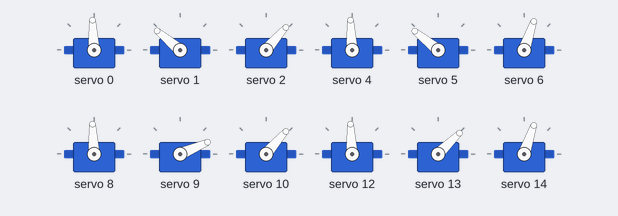
Bench run of a sketch on a simulated Arduino Uno, built with avr-gcc and run on an emulated ATmega328P. On the bench: 12 × servo.

Above: at 8.05 s.
At 8.65 s:
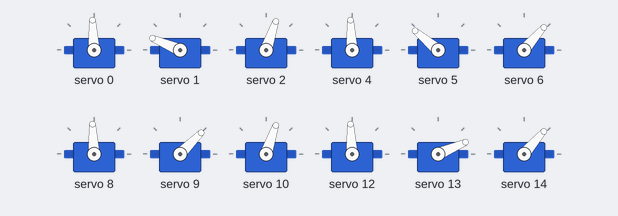
At 9.25 s:
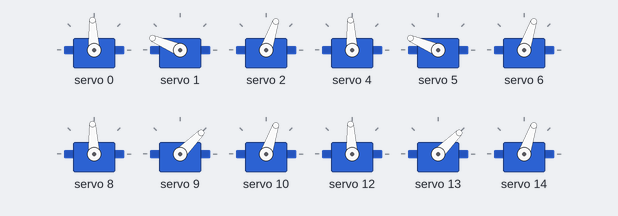
Timing chart, 0 to 11.0 s (numbered marks = the images above):
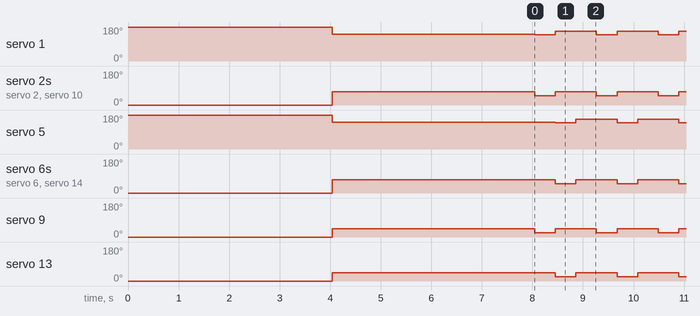

Measured:
- by itself, servo 1: repeats every 1.2 s: 140° 0.41 s, 157° 0.81 s
- by itself, servo 2, servo 10: repeats every 1.2 s: 49° 0.41 s, 71° 0.81 s
- by itself, servo 5: repeats every 1.2 s: 140° 0.40 s, 157° 0.82 s
- by itself, servo 6, servo 14: repeats every 1.2 s: 49° 0.40 s, 71° 0.82 s
- by itself, servo 9: repeats every 1.2 s: 23° 0.41 s, 45° 0.81 s
- by itself, servo 13: repeats every 1.2 s: 23° 0.40 s, 45° 0.82 s

The sketch:

S.P.A.R.K_Moving_Right.ino
```cpp
/* S.P.A.R.K_Moving_Right
   Project: S.P.A.R.K
   Start date: 13 June 2023
   Last edited: 13 June 2023
   Info:

    S.P.A.R.K turning right
     Made by Nathan-Busse
*/

// Calling Libraries

#include <Adafruit_PWMServoDriver.h>
#include <Wire.h>

// Declaring pins

// Pin declarations
#define Coxae_A 0
#define Femur_A 1
#define Tibia_A 2

#define Coxae_B 4
#define Femur_B 5
#define Tibia_B 6

#define Coxae_C 8
#define Femur_C 9
#define Tibia_C 10

#define Coxae_D 12
#define Femur_D 13
#define Tibia_D 14

/* Resting leg position
   --------------------
*/

// Degres left femur
#define coxae_l 90
#define femur_l 180
#define tibia_l 0

// Degrees right femur
#define coxae_r 90
#define femur_r 0
#define tibia_r 0

/* Standing leg positions
   ----------------------
*/

// Left legs
#define FL_stand 135
#define TL_stand 70

// Right legs
#define FR_stand 45
#define TR_stand 70


/* Walking RIGHT positions
   ---------------------
*/

// Left legs
#define RTL_rise 50
#define RFL_forward 134
#define RTL_lower 70
#define RFL_back 150

// Right legs
#define RTR_rise 50
#define RFR_forward 25
#define RTR_lower 70
#define RFR_back 46


/* Coxae positions
   ---------------
*/
#define CL_idle 90
#define CR_idle 90

/* Time delay
   ----------
*/
#define stand 4000
#define hold 400
#define rest 4000

/* PWM setup
   ---------
*/
#define MIN_PulseLength 500
#define MAX_PulseLength 2500
#define MED_PulseLength 2500
#define Frequency 50  // 50 HRz

Adafruit_PWMServoDriver pwm = Adafruit_PWMServoDriver();
int degrees;

void setup() {
  pwm.begin();
  pwm.setPWMFreq(Frequency);

/* Resting position
   ----------------
*/

// Left leg
  pwm.setPWM(Coxae_A, 0, pulseWidth(coxae_l));  // A
  pwm.setPWM(Femur_A, 0, pulseWidth(femur_l));  // A
  pwm.setPWM(Tibia_A, 0, pulseWidth(tibia_l));  // A

  pwm.setPWM(Coxae_B, 0, pulseWidth(coxae_l));   // B
  pwm.setPWM(Femur_B, 0, pulseWidth(femur_l));  // B
  pwm.setPWM(Tibia_B, 0, pulseWidth(tibia_l));  // B

  // Right leg
  pwm.setPWM(Coxae_C, 0, pulseWidth(coxae_r));   // C
  pwm.setPWM(Femur_C, 0, pulseWidth(femur_r));  // C
  pwm.setPWM(Tibia_C, 0, pulseWidth(tibia_r));  // C

  pwm.setPWM(Coxae_D, 0, pulseWidth(coxae_r));   // D
  pwm.setPWM(Femur_D, 0, pulseWidth(femur_r));  // D
  pwm.setPWM(Tibia_D, 0, pulseWidth(tibia_r));  // D

  // Left leg
  pwm.setPWM(Coxae_A, 0, pulseWidth(coxae_l));  // A
  pwm.setPWM(Femur_A, 0, pulseWidth(femur_l));  // A
  pwm.setPWM(Tibia_A, 0, pulseWidth(tibia_l));  // A

  pwm.setPWM(Coxae_B, 0, pulseWidth(coxae_l));   // B
  pwm.setPWM(Femur_B, 0, pulseWidth(femur_l));  // B
  pwm.setPWM(Tibia_B, 0, pulseWidth(tibia_l));  // B

  // Right leg
  pwm.setPWM(Coxae_C, 0, pulseWidth(coxae_r));   // C
  pwm.setPWM(Femur_C, 0, pulseWidth(femur_r));  // C
  pwm.setPWM(Tibia_C, 0, pulseWidth(tibia_r));  // C

  pwm.setPWM(Coxae_D, 0, pulseWidth(coxae_r));   // D
  pwm.setPWM(Femur_D, 0, pulseWidth(femur_r));  // D
  pwm.setPWM(Tibia_D, 0, pulseWidth(tibia_r));  // D
  delay(rest);

  /* Standing position
   ----------------
  */
  pwm.setPWM(Coxae_A, 0, pulseWidth(CL_idle));
  pwm.setPWM(Coxae_B, 0, pulseWidth(CL_idle));
  pwm.setPWM(Coxae_C, 0, pulseWidth(CR_idle));
  pwm.setPWM(Coxae_D, 0, pulseWidth(CR_idle));

  pwm.setPWM(Femur_A, 0, pulseWidth(FL_stand));
  pwm.setPWM(Femur_B, 0, pulseWidth(FL_stand));
  pwm.setPWM(Femur_C, 0, pulseWidth(FR_stand));
  pwm.setPWM(Femur_D, 0, pulseWidth(FR_stand));

  pwm.setPWM(Tibia_A, 0, pulseWidth(TL_stand));
  pwm.setPWM(Tibia_B, 0, pulseWidth(TL_stand));
  pwm.setPWM(Tibia_C, 0, pulseWidth(TR_stand));
  pwm.setPWM(Tibia_D, 0, pulseWidth(TR_stand));
  delay(stand);
}


void loop() {

  // Walking
  pwm.setPWM(Coxae_A, 0, pulseWidth(CL_idle));
  pwm.setPWM(Coxae_B, 0, pulseWidth(CL_idle));
  pwm.setPWM(Coxae_C, 0, pulseWidth(CR_idle));
  pwm.setPWM(Coxae_D, 0, pulseWidth(CR_idle));

  // Rise
  pwm.setPWM(Tibia_A, 0, pulseWidth(RTL_rise));
  pwm.setPWM(Tibia_C, 0, pulseWidth(RTR_rise));
  pwm.setPWM(Femur_A, 0, pulseWidth(RFL_forward));
  pwm.setPWM(Femur_C, 0, pulseWidth(RFR_forward));
  delay(hold);


  pwm.setPWM(Femur_D, 0, pulseWidth(RFR_forward));
  pwm.setPWM(Femur_B, 0, pulseWidth(RFL_forward));
  pwm.setPWM(Tibia_D, 0, pulseWidth(RTR_rise));
  pwm.setPWM(Tibia_B, 0, pulseWidth(RTL_rise));
  //delay(hold);

  // Lower

  pwm.setPWM(Femur_A, 0, pulseWidth(RFL_back));
  pwm.setPWM(Femur_C, 0, pulseWidth(RFR_back));
  pwm.setPWM(Tibia_A, 0, pulseWidth(RTL_lower));
  pwm.setPWM(Tibia_C, 0, pulseWidth(RTR_lower));
  delay(hold);


  pwm.setPWM(Femur_D, 0, pulseWidth(RFR_back));
  pwm.setPWM(Femur_B, 0, pulseWidth(RFL_back));
  pwm.setPWM(Tibia_D, 0, pulseWidth(RTR_lower));
  pwm.setPWM(Tibia_B, 0, pulseWidth(RTL_lower));
  delay(hold);
}

/* Pulsewidth declaration
   ----------------------
*/
int pulseWidth(int angle) {
  int pulse_wide, analog_value;
  pulse_wide = map(angle, 0, 180, MIN_PulseLength, MAX_PulseLength);
  analog_value = int(float(pulse_wide) / 1000000 * Frequency * 4096);
  Serial.println(analog_value);
  return analog_value;
}
```
